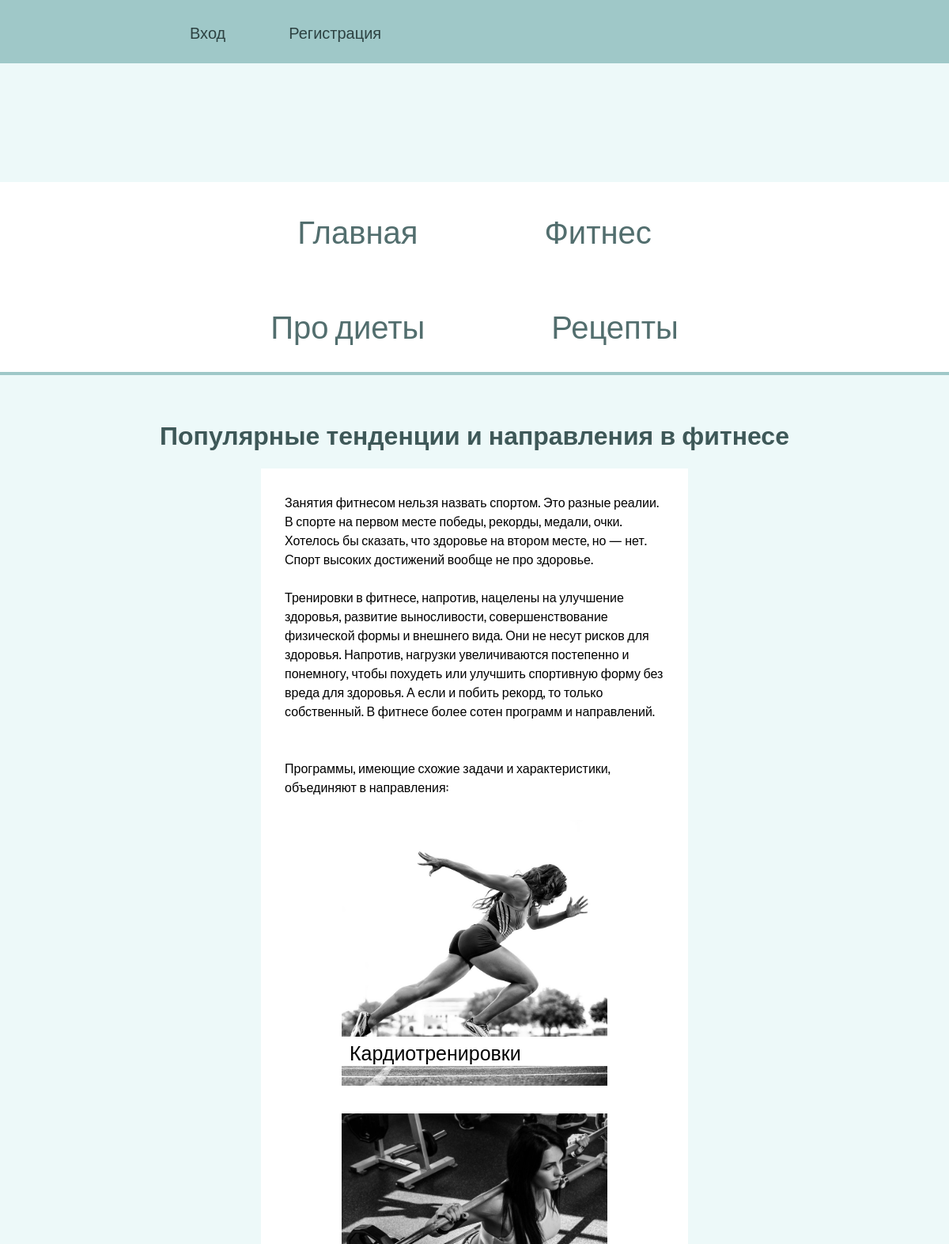
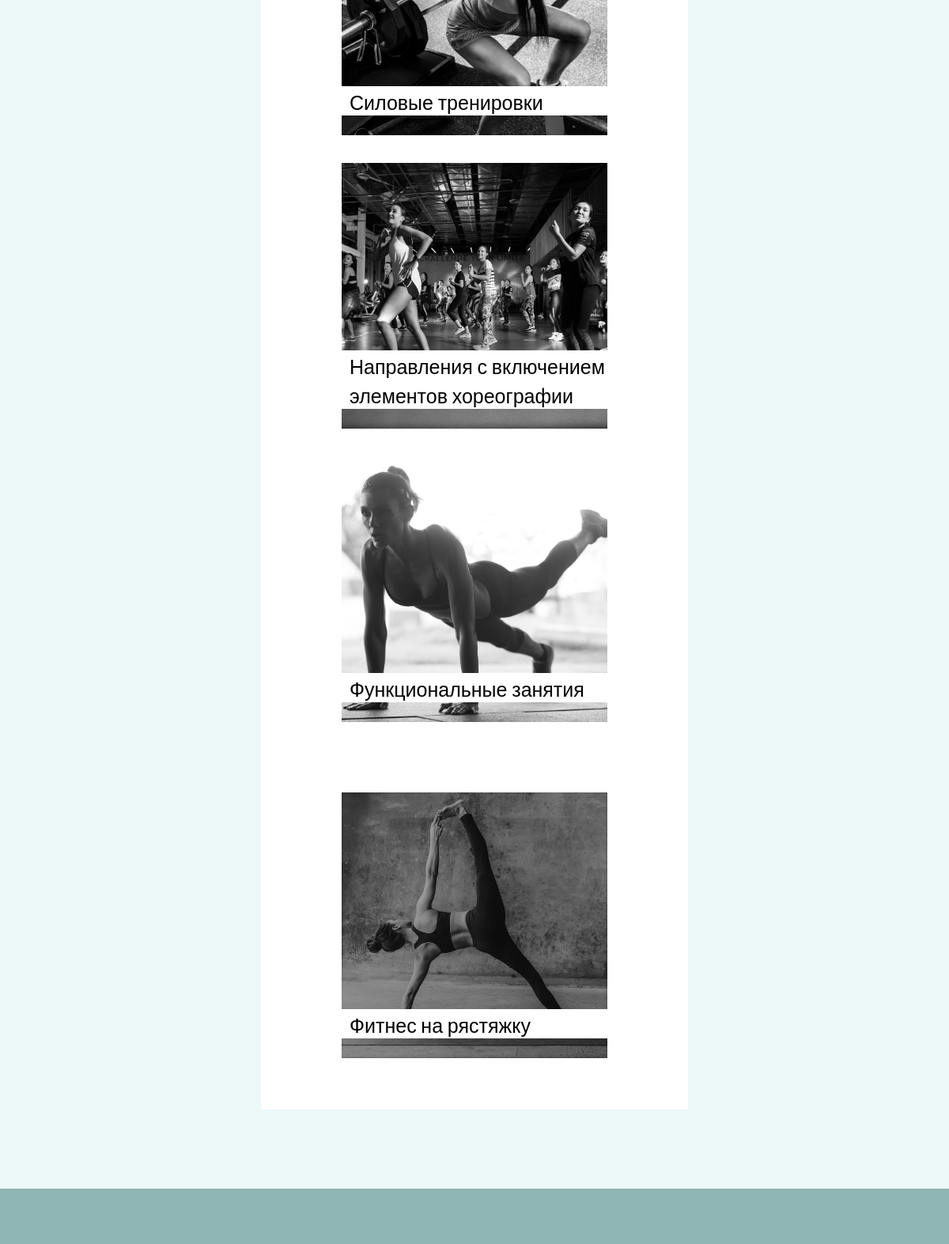
/fitness/training/, run on the app's committed database (2 pictures, top to bottom).
### fitness/models.py (models this page shows, shortened)
class Fitness(models.Model):
    type_of_training = models.CharField(max_length=300, verbose_name='Вид тренировок')
    short_description = models.TextField(blank=True, null=True, verbose_name='Краткое описание')
    image = models.ImageField(upload_to='fitness/', blank=True, null=True, verbose_name='Изображение')

### fitness/views.py (the view)
# urls.py: path('training/', views.training, name='training'),
def training(request):
    fitness = Fitness.objects.all()
    context = {
        'fitness': fitness,
    }
    return render(request, 'fitness/training.html', context)

### fitness/templates/fitness/training.html
{% extends 'food/base.html' %}
{% block content %}
<h1>Популярные тенденции и направления в фитнесе</h1>
<div class="fitness">
    Занятия фитнесом нельзя назвать спортом. Это разные реалии. В спорте на первом месте победы, рекорды, медали, очки.
    Хотелось бы сказать, что здоровье на втором месте, но — нет. Спорт высоких достижений вообще не про здоровье.<br><br>
    Тренировки в фитнесе, напротив, нацелены на улучшение здоровья, развитие выносливости,
    совершенствование физической формы и внешнего вида. Они не несут рисков для здоровья.
    Напротив, нагрузки увеличиваются постепенно и понемногу, чтобы похудеть или улучшить спортивную форму
    без вреда для здоровья. А если и побить рекорд, то только собственный.
    В фитнесе более сотен программ и направлений.<br><br><br>
    Программы, имеющие схожие задачи и характеристики, объединяют в направления:
    {% for fit in fitness %}
    <div class="training"><a href="{% url 'type-of-training' fit.id %}">
        <div><img src="{{ fit.image.url }}" alt="" class="fit_img"></div>
        <div class="training_title">{{ fit.type_of_training }}</div>
    </a></div>
    {% endfor %}
</div>
{% endblock %}

### food/static/css/style.css (style rules this page uses)
body { padding: 0; margin: 0; font-family: 'Oswald', sans-serif; background-color: #edf9f9; }
h1 { text-align: center; color: #3e5858; }
a { text-decoration: none; color: #2d4242; }
.fitness { margin: 0 auto; width: 40%; background-color: #ffffff; padding: 30px; }
.training { width: 70%; margin: 30px auto; overflow: hidden; position: relative; }
.fit_img { width: 100%; }
.training_title { left: 0; position: absolute; bottom: 10px; width: 100%; left: 0; color: rgb(0, 0, 0); font-size: 25px; margin: 20px 0; padding-left: 10px; display: block; background-color: #ffffff; }

### data on the page
Fitness: image (picture), type_of_training "Кардиотренировки"
Fitness: image (picture), type_of_training "Силовые тренировки"
Fitness: image (picture), type_of_training "Направления с включением элементов хореографии"
Fitness: image (picture), type_of_training "Функциональные занятия"
Fitness: image (picture), type_of_training "Фитнес на рястяжку"
